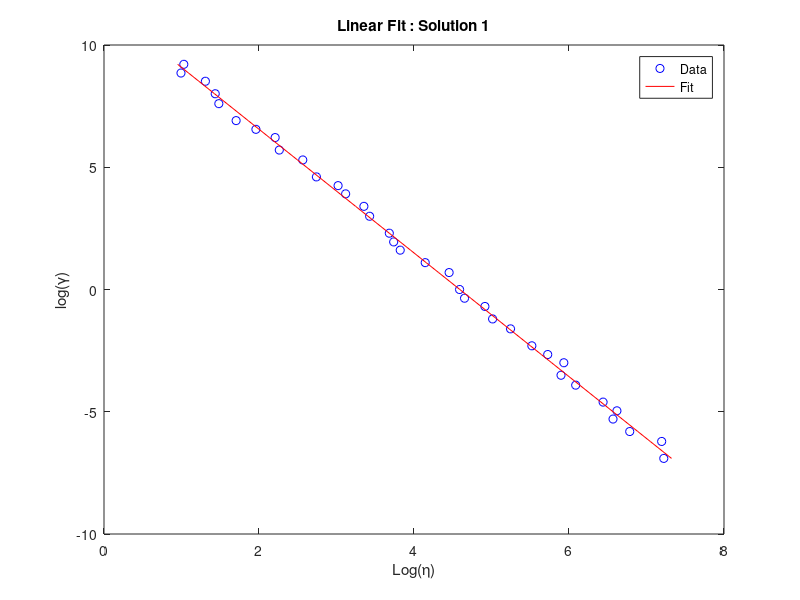
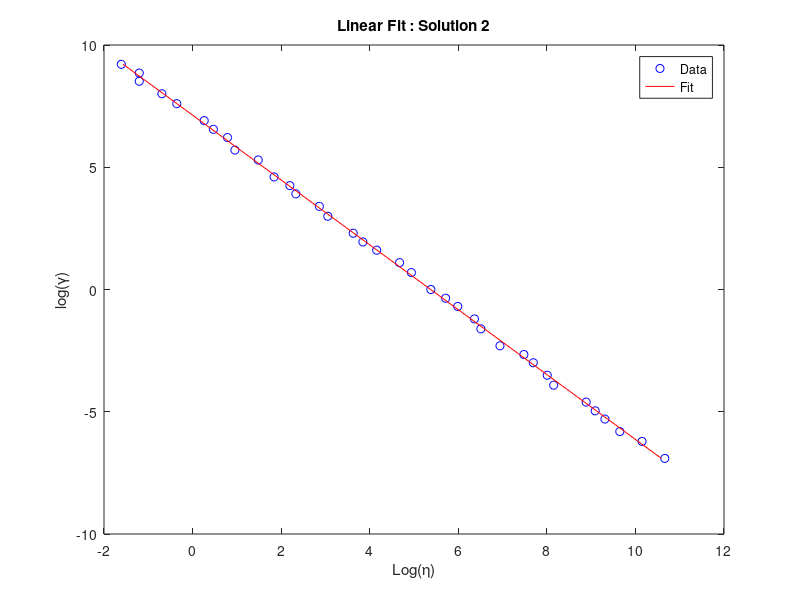

These charts were generated, in order, by the following MATLAB code: (Note: this script raises an error after producing the figures.)
function problem4
%Navneet Singh (nsingh1@andrew.cmu.edu)
%HW-4 Prb 4

clc       %clear screen
clear all %clearing all stored variables
close all %close previous plots

%loding given data
load('midterm_data.csv')

%Extracting values
shr = midterm_data(:,1);
vis1 = midterm_data(:,2);
vis2 = midterm_data(:,3);

%Part (a) 
%By taking log, we have linearised the system. System is represented as     
% Ax=b. 

%Solution 1
%Defining A and b matrices. 
A = zeros(size(shr,1),2);
A(:,1) = 1;
A(:,2) = log(shr);
b = log(vis1);

%solving unknowns using pseudo-inverse
c = ((inv(A'*A))*A')*b; 

fprintf('\nUsing Linearising\nFor solution 1,\nValue of K = %f\nValue of n = %f',exp(c(1)),c(2))

%Calculating fir from our data 
fit = c(1) + c(2)*log(shr);
figure
plot(log(vis1), log(shr),'bo',fit,log(shr),'r');
title('Linear Fit : Solution 1')
legend('Data','Fit')
xlabel('Log(\eta)')
ylabel('log(\gamma)')

%Solution 2
%Defining A and b matrices
A = zeros(size(shr,1),2);
A(:,1) = 1;
A(:,2) = log(shr);
b = log(vis2);

c = ((inv(A'*A))*A')*b;
fprintf('\n\nFor solution 2,\nValue of K = %f\nValue of n = %f',exp(c(1)),c(2))

fit = c(1) + c(2)*log(shr);
figure
plot(log(vis2), log(shr),'bo',fit,log(shr),'r');
title('Linear Fit : Solution 2')
legend('Data','Fit')
xlabel('Log(\eta)')
ylabel('log(\gamma)')

%Non-linear optimization

%Solution 1
guess = [1,-1];
options = optimoptions(@fminunc,'display','off','Algorithm','quasi-newton');
sol = fminunc(@obj, guess,options);

viscf = sol(1)*(shr.^sol(2));
fprintf('\n\nUsing non-linear optimization,\nFor solution 1,\nValue of K = %f\nValue of n = %f',sol(1),sol(2))

figure
plot(log(vis1), log(shr),'bo',log(viscf),log(shr),'r');
title('Non-linear Fit : Solution 1')
legend('Data','Fit')
xlabel('Log(\eta)')
ylabel('log(\gamma)')

%Our objective (cost) function that we have to minimize
function f = obj(x)
     err =  vis1 - x(1)*(shr.^x(2)); 
     f = 0.5*dot(err,err);
end


%non-linear2

guess = [5,-1];
options = optimoptions(@fminunc,'display','off','Algorithm', 'quasi-newton');
sol2 = fminunc(@obj2, guess,options);

viscf2 = sol2(1)*(shr.^sol2(2));
fprintf('\nFor solution 2,\nValue of K = %f\nValue of n = %f',sol2(1),sol2(2));

figure
plot(log(vis2), log(shr),'bo',log(viscf2),log(shr),'r');
title('Non-linear Fit : Solution 2')
legend('Data','Fit')
xlabel('Log(\eta)')
ylabel('log(\gamma)')

%Our objective (cost) function that we have to minimize
function f = obj2(x)
     err =  vis2 - x(1)*(shr.^x(2)); 
     f = 0.5*dot(err,err);
end

        
end

